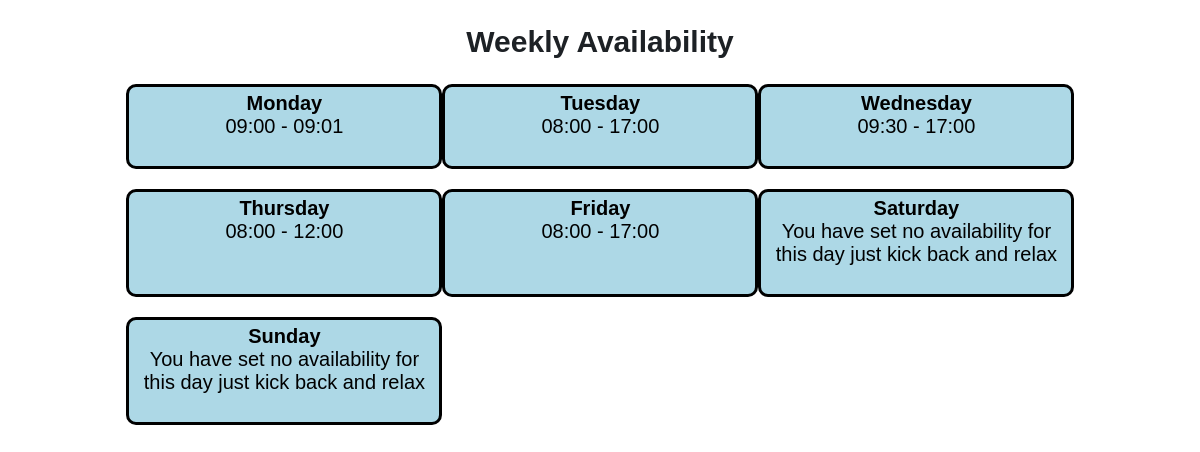
Before: /availability (signed in) with the older database file.
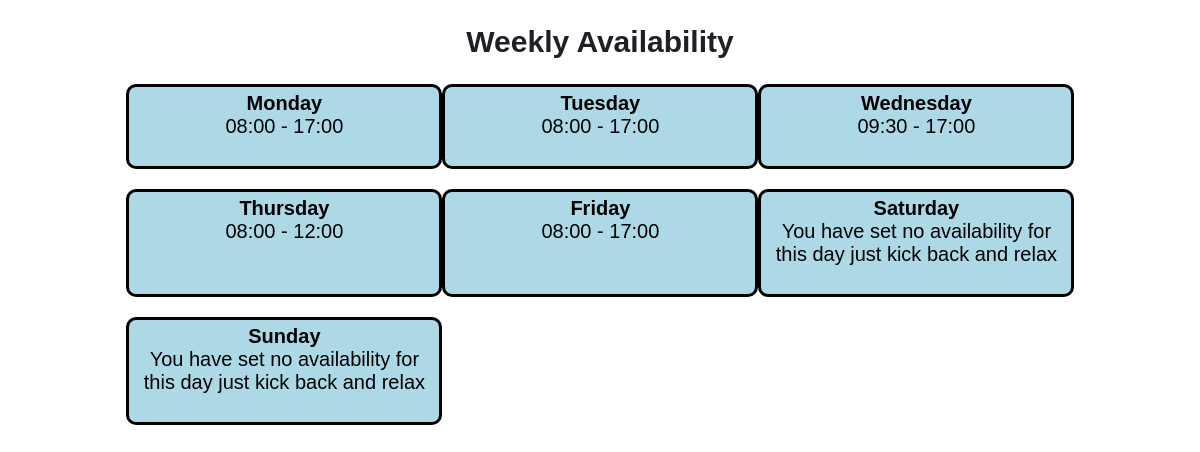
After: the same page with the newer database file.
### tables this page shows
CREATE TABLE availability (
            usrId integer,
            day text,
            startTime text,
            endTime text,
            PRIMARY KEY (usrId, day)
            );

### app.py (the view)
@app.route('/availability')
def availability():
    usrObj = user(session['usrId'])
    days = ['monday', 'tuesday', 'wednesday', 'thursday', 'friday', 'saturday', 'sunday']
    avail = usrObj.getAvail()
    return render_template('availability.html', avail=avail, days=days)

### database.py (called while the page is built)
    def search(self, col="null", search="null"):
        conn = sqlite3.connect('main.db')
        c = conn.cursor()
        if col == "email":
            c.execute(f'SELECT * FROM users WHERE email="{search}"')
            data = c.fetchall()
        elif col == "password":
            c.execute(f'SELECT * FROM users WHERE password="{search}"')
            data = c.fetchall()
        elif col == "usrId":
            c.execute(f'SELECT * FROM users WHERE usrId="{search}"')
            data = c.fetchall()
        elif col == "postcode":
            c.execute(f'SELECT * FROM users WHERE postcode="{search}"')
            data = c.fetchall()
        else:
            c.execute(f'SELECT * FROM users')
            data = c.fetchall()
        conn.commit()
        conn.close()
        return(data)

    def getAvail(self, usrId):
        days = ['monday', 'tuesday', 'wednesday', 'thursday', 'friday', 'saturday', 'sunday']
        conn = sqlite3.connect('main.db')
        c = conn.cursor()
        avail = []
        for i in days:
            try:
                c.execute(f'select * FROM availability WHERE usrId = {usrId} AND day = "{i}"')
                data = c.fetchall()
                avail.append([[data[0][2]],[data[0][3]]])
            except:
                avail.append(['none', 'none'])
        return(avail)

### user.py (called while the page is built)
    def getAvail(self):
        avail = db.getAvail(self.usrId)
        return avail

### templates/availability.html (shortened to what this page needs)
<!DOCTYPE html>
<html lang="en">
<head>
    <link rel="stylesheet" href="{{ url_for('static', filename='css/main.css') }}">
    <link rel="stylesheet" href="{{ url_for('static', filename='css/availability.css') }}">
</head>
<body>
    <h2>Weekly Availability</h2>
    <div class="gridContainer">
        {% for i in range(0,7) %}
            <a class="link" href="editAvail/{{ days[i] }}">
                <span style="font-weight: bold;">{{ (days[i]).capitalize() }}</span><br>
                {% if avail[i][0] == 'none' %}
                    You have set no availability for <br>this day just kick back and relax<br><br>
                {% else %}
                    {{ avail[i][0][0] }} - {{ avail[i][1][0] }} <br><br>
                {% endif %}
            </a>
        {% endfor %}
    </div>
</body>
</html>

### static/css/main.css (style rules this page uses)
body { font-size: 20px; font-weight: 100; text-decoration: none; text-align: center; color: rgb(29, 33, 37); font-family: Arial, Helvetica, sans-serif; }

### static/css/availability.css (style rules this page uses)
.gridContainer { display: grid; grid-template-columns: auto auto auto; grid: 1px 1px; padding-left: 10%; padding-right: 10%; }
a { margin-left: auto; margin-right: auto; display: block; background-color: lightblue; border: 3px solid black; width: 290px; padding: 5px 10px; margin-bottom: 20px; text-decoration: none; color: black; border-radius: 10px; }

Changed rows visible on the page:
changed availability "Monday": startTime "09:00" → "08:00"; endTime "09:01" → "17:00"
